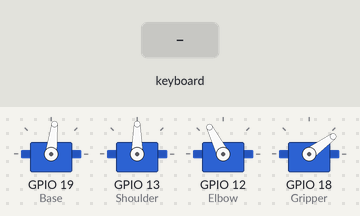
Bench run of a program on a simulated Raspberry Pi (BCM pin numbers). On the bench: 4 × servo. Inputs (shaded band) come from the test bench. The full-screen text the program places in the terminal is not drawn; servo angles are drawn from the pulse width (0.5 ms = 0°, 2.5 ms = 180°).

Above: at 1.2 s.
1.3 s: key "s" typed on the keyboard
At 2.4 s:
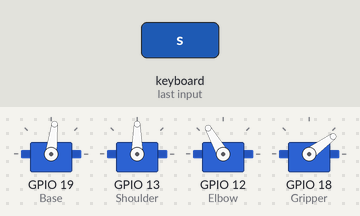
2.8 s: key "w" typed on the keyboard
At 3.7 s:
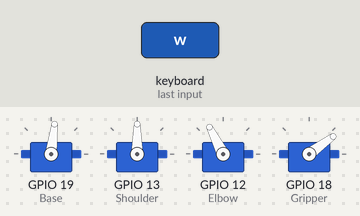
Timing chart, 0 to 5.8 s (numbered marks = the images above; inputs shaded):
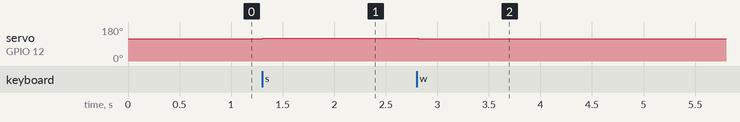

Measured:
- after the input at 1.3 s, servo on GPIO 12 (Elbow): 117° → 120° at once
- after the input at 2.8 s, servo on GPIO 12 (Elbow): 120° → 117° at once

The program:

test.py
```python
import curses
import pigpio
import time
import config

# 初始化 pigpio
pi = pigpio.pi()
if not pi.connected:
    print("❌ 無法連接 pigpio，請執行 'sudo pigpiod'")
    exit()

# === 關鍵修正：確保這裡的 Keys 和下面 current_pos 的 Keys 完全一致 ===
MOTORS = {
    'Base': config.PIN_BASE,
    'Shoulder': config.PIN_SHOULDER,
    'Elbow': config.PIN_ELBOW,
    'Gripper': config.PIN_GRIPPER
}

current_pos = {
    'Base': 1420,
    'Shoulder': 1500,
    'Elbow': 1800,
    'Gripper': config.GRIPPER_OPEN
}

# 步進值設定
STEP_FINE = 10
STEP_NORMAL = 30
STEP_FAST = 80
current_step = STEP_NORMAL

def update_servos():
    """寫入數值到馬達"""
    for name, pin in MOTORS.items():
        # 這裡會用 name 去 current_pos 找數值，所以 name 必須完全一樣
        if name not in current_pos:
            continue

        # 安全限制
        if current_pos[name] < 500: current_pos[name] = 500
        if current_pos[name] > 2500: current_pos[name] = 2500

        pi.set_servo_pulsewidth(pin, current_pos[name])

def draw_interface(stdscr):
    stdscr.erase()
    stdscr.addstr(0, 0, "=== MeArm Calibrate Tool v3 ===", curses.A_BOLD)

    stdscr.addstr(2, 0, "[Controls]")
    stdscr.addstr(3, 2, "Left/Right : Base")
    stdscr.addstr(4, 2, "Up/Down    : Shoulder")
    stdscr.addstr(5, 2, "W / S      : Elbow")
    stdscr.addstr(6, 2, "O / P      : Gripper")

    # 顯示目前速度
    speed_txt = "NORMAL"
    if current_step == STEP_FINE: speed_txt = "FINE"
    if current_step == STEP_FAST: speed_txt = "FAST"
    stdscr.addstr(8, 2, f"1/2/3 Speed: [{speed_txt} ({current_step})]")

    # 顯示數值
    stdscr.addstr(10, 0, "=== Current Values (Save These!) ===", curses.A_REVERSE)
    row = 12
    for name, val in current_pos.items():
        stdscr.addstr(row, 2, f"{name:<10}: {val}")
        row += 1

    stdscr.addstr(row+1, 0, "Press 'Q' to Quit")
    stdscr.refresh()

def main(stdscr):
    global current_step

    curses.curs_set(0)
    stdscr.nodelay(1)

    update_servos()
    draw_interface(stdscr)

    while True:
        key = stdscr.getch()

        if key == -1:
            time.sleep(0.02)
            continue

        needs_redraw = True

        if key == ord('q'): break

        # 速度切換
        elif key == ord('1'): current_step = STEP_FINE
        elif key == ord('2'): current_step = STEP_NORMAL
        elif key == ord('3'): current_step = STEP_FAST

        # 動作控制
        elif key == curses.KEY_LEFT:  current_pos['Base'] += current_step
        elif key == curses.KEY_RIGHT: current_pos['Base'] -= current_step
        elif key == curses.KEY_UP:    current_pos['Shoulder'] -= current_step
        elif key == curses.KEY_DOWN:  current_pos['Shoulder'] += current_step
        elif key == ord('w'): current_pos['Elbow'] -= current_step
        elif key == ord('s'): current_pos['Elbow'] += current_step
        elif key == ord('o'): current_pos['Gripper'] -= current_step
        elif key == ord('p'): current_pos['Gripper'] += current_step
        else:
            needs_redraw = False

        if needs_redraw:
            update_servos()
            draw_interface(stdscr)

        curses.flushinp()

    # 結束時關閉馬達
    for pin in MOTORS.values():
        pi.set_servo_pulsewidth(pin, 0)

try:
    curses.wrapper(main)
except KeyboardInterrupt:
    pi.stop()
```

config.py
```python
# config.py
# 這裡存放所有「寫死」的座標數值 (PWM Pulse Width)
# 數值範圍通常在 500 (0度) ~ 2500 (180度) 之間

# GPIO 腳位設定 (對照你的 README)
PIN_BASE = 19      # 底座
PIN_SHOULDER = 13  # 肩膀 (前後)
PIN_ELBOW = 12     # 手肘 (上下)
PIN_GRIPPER = 18   # 夾爪

# 夾爪狀態
GRIPPER_OPEN = 900   # 鬆開數值
GRIPPER_CLOSE = 1860  # 夾緊數值

# === 預設位置 (Home) ===
HOME_POS = {
    'base': 1420,     # 中間
    'shoulder': 1500, # 垂直
    'elbow': 1700     # 垂直
}

# === 動作 1: 抓取點 (Pickup Point) - 供料區位置 ===
PICKUP_HOVER = {'base': 1780, 'shoulder': 1500, 'elbow': 2000} # 準備抓取(高處)
PICKUP_DOWN  = {'base': 1780, 'shoulder': 1000, 'elbow': 2000} # 下去抓(低處)

# === 動作 2: 放置點 (Place Point) - 堆疊位置 ===
PLACE_HOVER  = {'base': 1420, 'shoulder': 1500, 'elbow': 2300} # 準備放置(高處)
PLACE_DOWN   = {'base': 1420, 'shoulder': 1250, 'elbow': 2300} # 下去放(低處)


# config.py 的最下面

# === 金字塔模式 (2cm 小積木專用版) ===
# 策略：微小間隙 (Small Gap) + 高度墊高 (Stacking)
# 中間值 Base: 1420
# config.py 的最下面

# === 金字塔模式 (前後排列版 - 直線型) ===
# 策略：利用夾爪左右張開的特性，前後放置避免干涉
# Base 全部固定在 1420 (中間)，只改變 Elbow (遠近)

PYRAMID_POSITIONS = [
    # [第 1 顆] 放最遠 (Far)
    # 使用你的極限伸展 2300
    {
        'name': 'Bottom_Far', # 遠
        'hover': {'base': 1420, 'shoulder': 1500, 'elbow': 2300},
        'down':  {'base': 1420, 'shoulder': 1250, 'elbow': 2300}
    },

    # [第 2 顆] 放最近 (Near)
    # Elbow 收回來一點 (例如 1900)，要留出 2cm 以上的空間
    {
        'name': 'Bottom_Near', # 近
        'hover': {'base': 1420, 'shoulder': 1500, 'elbow': 1900},
        'down':  {'base': 1420, 'shoulder': 1250, 'elbow': 1900}
    },

    # [第 3 顆] 放中間 (Top)
    # Elbow 在兩者中間 (例如 2100)
    # Shoulder 抬高 (1280)
    {
        'name': 'Top_Center',
        'hover': {'base': 1420, 'shoulder': 1500, 'elbow': 2100},
        'down':  {'base': 1420, 'shoulder': 1300, 'elbow': 2100}
    }
]

# config.py 的最下面

# === E. 橫向金字塔 (左右排列 + 高空投擲版) ===
# 策略：底層左右分開，頂層從高空鬆開，避開夾爪干涉
SHAPE_PYRAMID_SIDE = [
    # [第 1 顆] 底層左邊 (Base 往左偏)
    {
        'name': 'Bottom_Left',
        'hover': {'base': 1320, 'shoulder': 1500, 'elbow': 2150},
        'down':  {'base': 1320, 'shoulder': 1250, 'elbow': 2150} # 貼地
    },

    # [第 2 顆] 底層右邊 (Base 往右偏)
    # 這裡要留一點縫隙，不要貼太近，不然第3顆掉不進去
    {
        'name': 'Bottom_Right',
        'hover': {'base': 1480, 'shoulder': 1500, 'elbow': 2150},
        'down':  {'base': 1480, 'shoulder': 1250, 'elbow': 2150} # 貼地
    },

    # [第 3 顆] 頂層正中 (高空投擲)
    {
        'name': 'Top_Center',
        'hover': {'base': 1400, 'shoulder': 1600, 'elbow': 2150},

        # [關鍵設定]
        # 原本貼地是 1250，墊高一層是 1350
        # 這裡我們設 1450 ~ 1500 (抬很高)
        # 讓夾爪在「完全不接觸下面積木」的高度鬆開
        'down':  {'base': 1400, 'shoulder': 1480, 'elbow': 2150}
    }
]
```
